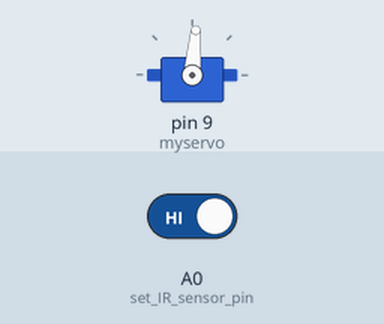
The sketch below on a simulated Arduino Uno, built with avr-gcc and run on an emulated ATmega328P. Shown: servo. The inputs (shaded band) are chosen by the test bench; at power-on: A0 (set_IR_sensor_pin) HIGH.

Above: at 1.2 s.
1.3 s: A0 (set_IR_sensor_pin) driven LOW
At 3.2 s:
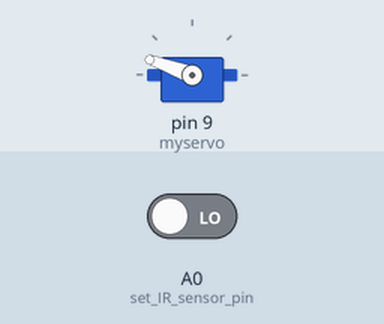
Timing chart, 0 to 10.3 s (numbered marks = the images above; inputs shaded):
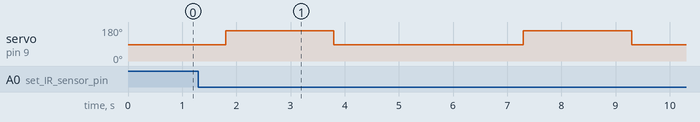

The sketch:

arduino_auto_push_alcohol.ino
```cpp
#include <Servo.h>
Servo myservo;
void setup()
{
  pinMode(A0, INPUT_PULLUP); // set IR sensor pin
  myservo.attach(9);// set servo control Pin
  myservo.write(85);// servo stand by state
}
void loop()
{
  if (digitalRead(A0) == LOW) { // Read IR sensor value
    delay(500);
    myservo.write(160);// rotate servo
    delay(2000);
    myservo.write(85);// servo stand by state
    delay(3000);
  }
}
```

Measured:
- after the input at 1.3 s, servo on pin 9 (myservo): alternates 160° for 2.0 s and 85° for 3.5 s, starting after 0.50 s
